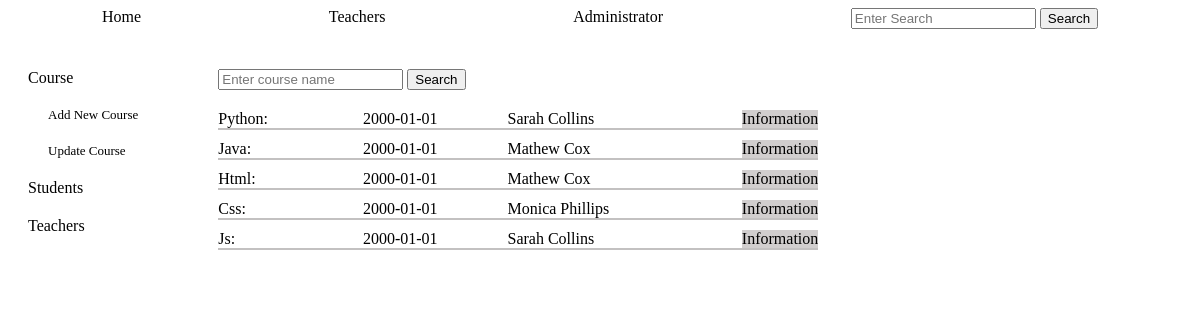
The app's page /admin_courses with its own data.
### tables this page shows
CREATE TABLE courses (
        id INTEGER PRIMARY KEY,
        name TEXT NOT NULL,
        description TEXT,
        teacher_id TEXT NOT NULL,
        start TEXT,
        day TEXT,
        time TEXT, 
        FOREIGN KEY (teacher_id) REFERENCES teachers (id)
        );

CREATE TABLE teachers (
        id INTEGER PRIMARY KEY,
        name TEXT NOT NULL,
        email TEXT NOT NULL UNIQUE,
        phone TEXT
        );

### app.py (the view, shortened to what this page needs)
@app.route('/admin_courses',methods=['GET', 'POST'])
def admin_courses():
    return render_template('admin_courses.html', courses_teachers=courses_teachers())

### crud.py (called while the page is built)
def read_all(table):
    return query(f"SELECT * FROM {table}")

### functions.py (called while the page is built)
def create_courses_objects(courses: list):
    courses_objects=[classes.Course(course[0], course[1], course[2], course[3], course[4], course[5], course[6] ) for course in courses]
    return courses_objects

def create_teachers_objects(teachers: list):
    teachers_objects=[classes.Teacher(teacher[0], teacher[1], teacher[2], teacher[3]) for teacher in teachers]
    return teachers_objects

def courses_teachers():
    courses_teachers=[]
    for course in create_courses_objects(crud.read_all('courses')):
        for teacher in create_teachers_objects(crud.read_all('teachers')):
            if course.teacher_id==str(teacher.tid):
                course_teacher=classes.Course(course.tid, course.name, course.description, teacher.name, course.start, course.day, course.time)
                courses_teachers.append(course_teacher)
    return courses_teachers

### setup_db.py (called while the page is built)
def query(sql):
    with sqlite3.connect('students.db') as conn:
        cur=conn.cursor()
        cur.execute(sql)
        return cur.fetchall()

### templates/admin_courses.html (shortened to what this page needs)
{% include "admin_nav_courses.html" %}
    <div class="admin_courses_main">
        <div class="course_search">
            <form action="" method="POST">
                <input type="text" name="search" placeholder="Enter course name">
                <input type="submit" value="Search">
            </form>
        </div>
        <div class="courses_list">{{result}}
        {% for course in courses_teachers %}
            <div class="course_info">
                <span class="course_name"> {{course.name}}:</span><span class="course_start">{{course.start}}</span> <span class="course_teacher">{{course.teacher_id}}</span>
                <a href="/course_info/{{course.tid}}">Information</a>
            </div>
        {% endfor %}
        </div>
    </div>
</div>

### templates/admin_nav_courses.html
{% extends "base.html" %}
{% block content %}
<div class="admin_pages">
    <div class="links">
        <div class="link"><a href="/admin_courses">Course</a></div>
            <div class="more_links">
                <div class="link"><a href="/add_course">Add New Course</a></div>
                <div class="link"><a href="/update_courses">Update Course</a></div>
            </div>
        <div class="link"><a href="/admin_students">Students</a></div>
        <div class="link"><a href="/admin_teachers">Teachers</a></div>
    </div>
{% endblock %}

### templates/base.html
{% include "header.html" %}
{% block content %}
{% endblock %}

### templates/header.html (shortened to what this page needs)
<!DOCTYPE html>
<html lang="en">
<head>
    <link rel="stylesheet" href="../static/style.css">
</head>
<body>
 <div class="navbar">
    <a href="/home">Home</a>
    <a href="/teachers">Teachers</a>
    <a href="/administrator">Administrator</a>
    <form action="" method="post">
        <input type="text" name="search" placeholder="Enter Search">
        <input type="submit" value="Search">
    </form>
 </div>

### static/style.css (style rules this page uses)
.links { display: flex; flex-direction: column; gap: 20px; margin-left: 20px; }
.link>* { text-decoration: none; color: black; }
.more_links { display: flex; flex-direction: column; gap: 20px; margin-left: 20px; font-size:small; }
.navbar { width: 100%; text-decoration: none; display: flex; justify-content: space-around; }
.navbar>* { text-decoration: none; color: black; }
.admin_pages { display: grid; grid-template-columns: max-content max-content; gap:10vh; margin-top: 5vh; }
.links { grid-column: 1; }
.admin_courses_main { grid-column: 2; display: flex; flex-direction: column; gap:20px; width:600px; justify-content: space-between; }
.course_search { border-bottom: none; }
.courses_list { display: flex; flex-direction: column; gap: 10px; }
.course_info { display: flex; gap: 10px; justify-content: left; border-bottom: solid; border-width: 2px; border-color: rgb(195, 193, 193); }
.course_info>a { text-decoration: none; color: black; background-color: rgb(209, 206, 206); }
.course_name { width: 150px; }
.course_start { width:150px ; }
.course_teacher { width: 250px; }

### records on screen
courses: name "Python", start "2000-01-01"
teachers: teacher_id "Sarah Collins" "Sarah Collins"
courses: name "Java", start "2000-01-01"
teachers: teacher_id "Mathew Cox" "Mathew Cox"
courses: name "Html", start "2000-01-01"
courses: name "Css", start "2000-01-01"
teachers: teacher_id "Monica Phillips"
courses: name "Js", start "2000-01-01"
